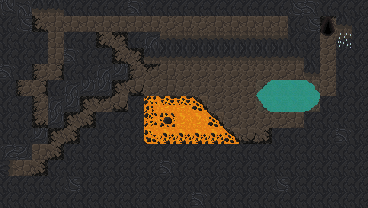

A 2D game scene composited from a Tiled map and its tileset images. What follows is a short description and the map's XML, with every tile layer's data as written:
An orthogonal 23x13 tile map with 16x16 px tiles, 2 tile layers (Tile Layer 1, Tile Layer 2), 2 tilesets and 6 objects (2x lava_blob, player_spawn, level_exit, slime_monster, rock).

<map version="1.10" tiledversion="1.10.2" orientation="orthogonal" renderorder="right-down" width="23" height="13" tilewidth="16" tileheight="16" infinite="0" nextlayerid="4" nextobjectid="16">
 <tileset firstgid="1" source="Dungeon_Tileset_v2.tsx" />
 <tileset firstgid="101" source="cave_crawler_v2.tsx" />
 <layer id="1" name="Tile Layer 1" width="23" height="13">
  <data encoding="csv">
536871108,3758096580,210,210,195,195,195,195,196,195,195,195,195,195,195,195,195,195,3221225668,196,195,195,195,
195,3221225668,1073742006,162,162,162,162,162,162,162,161,162,161,162,162,162,162,162,195,3221225668,182,210,195,
195,195,195,162,195,195,1073742006,2684354742,195,1610612932,1073742034,1073742034,1073742034,1073742034,1073742034,1073742034,1073742034,1073742034,195,195,161,1073742034,195,
195,195,195,162,196,195,195,1073742006,2147483830,210,210,210,210,210,210,210,210,210,210,195,161,195,195,
196,195,177,176,195,195,1610612932,2684354756,177,179,162,161,161,161,161,161,161,161,162,210,161,195,195,
195,177,176,195,1610612932,2684354756,2684354756,182,178,161,162,161,161,161,161,161,167,167,167,167,161,195,195,
195,195,177,1610612932,2684354756,182,179,178,195,146,146,146,146,161,161,161,167,167,167,167,195,195,195,
195,195,1610612918,2684354756,182,3221225654,195,195,195,146,146,146,146,146,161,161,161,161,162,195,195,195,195,
195,195,2684354756,182,3221225654,195,195,195,195,146,146,146,146,146,146,178,3221225654,195,195,195,195,196,195,
2147483844,1073742020,162,3221225654,195,195,195,195,195,195,195,195,195,195,195,195,195,195,195,195,195,195,195,
1610612946,162,3221225654,195,195,195,195,195,195,195,196,195,195,195,195,195,195,195,195,195,195,195,195,
195,195,195,195,3221225668,195,195,195,195,195,195,195,195,195,195,195,195,3221225668,195,195,195,195,195,
195,195,195,195,195,195,195,195,195,195,195,195,196,195,195,195,195,195,195,195,195,195,195
</data>
 </layer>
 <layer id="3" name="Tile Layer 2" width="23" height="13">
  <data encoding="csv">
0,0,0,0,0,0,0,0,0,0,0,0,0,0,0,0,0,0,0,0,0,0,0,
0,0,0,0,0,0,0,0,0,0,0,0,0,0,0,0,0,0,0,0,166,0,0,
0,0,0,0,0,0,0,0,0,0,0,0,0,0,0,0,0,0,0,0,181,149,0,
0,0,0,0,0,0,0,0,0,0,0,0,0,0,0,0,0,0,0,0,0,0,0,
0,0,0,0,0,0,0,0,0,0,0,0,0,0,0,0,0,0,0,0,0,0,0,
0,0,0,0,0,0,0,0,0,0,0,0,0,0,0,0,193,0,0,194,0,0,0,
0,0,0,0,0,0,0,0,0,101,102,102,192,0,0,0,208,0,0,209,0,0,0,
0,0,0,0,0,0,0,0,0,116,117,0,0,192,0,0,0,0,0,0,0,0,0,
0,0,0,0,0,0,0,0,0,131,132,132,132,132,192,0,0,0,0,0,0,0,0,
0,0,0,0,0,0,0,0,0,0,0,0,0,0,0,0,0,0,0,0,0,0,0,
0,0,0,0,0,0,0,0,0,0,0,0,0,0,0,0,0,0,0,0,0,0,0,
0,0,0,0,0,0,0,0,0,0,0,0,0,0,0,0,0,0,0,0,0,0,0,
0,0,0,0,0,0,0,0,0,0,0,0,0,0,0,0,0,0,0,0,0,0,0
</data>
 </layer>
 <objectgroup id="2" name="Object Layer 1">
  <object id="1" name="player_spawn" x="43" y="18.6364">
   <point />
  </object>
  <object id="2" name="level_exit" x="329.038" y="25.2727">
   <point />
  </object>
  <object id="10" name="slime_monster" x="17.6667" y="172.333">
   <point />
  </object>
  <object id="11" name="lava_blob" x="155.205" y="113.193">
   <point />
  </object>
  <object id="12" name="lava_blob" x="192" y="128">
   <point />
  </object>
  <object id="14" name="rock" x="128" y="80">
   <point />
  </object>
 </objectgroup>
</map>
